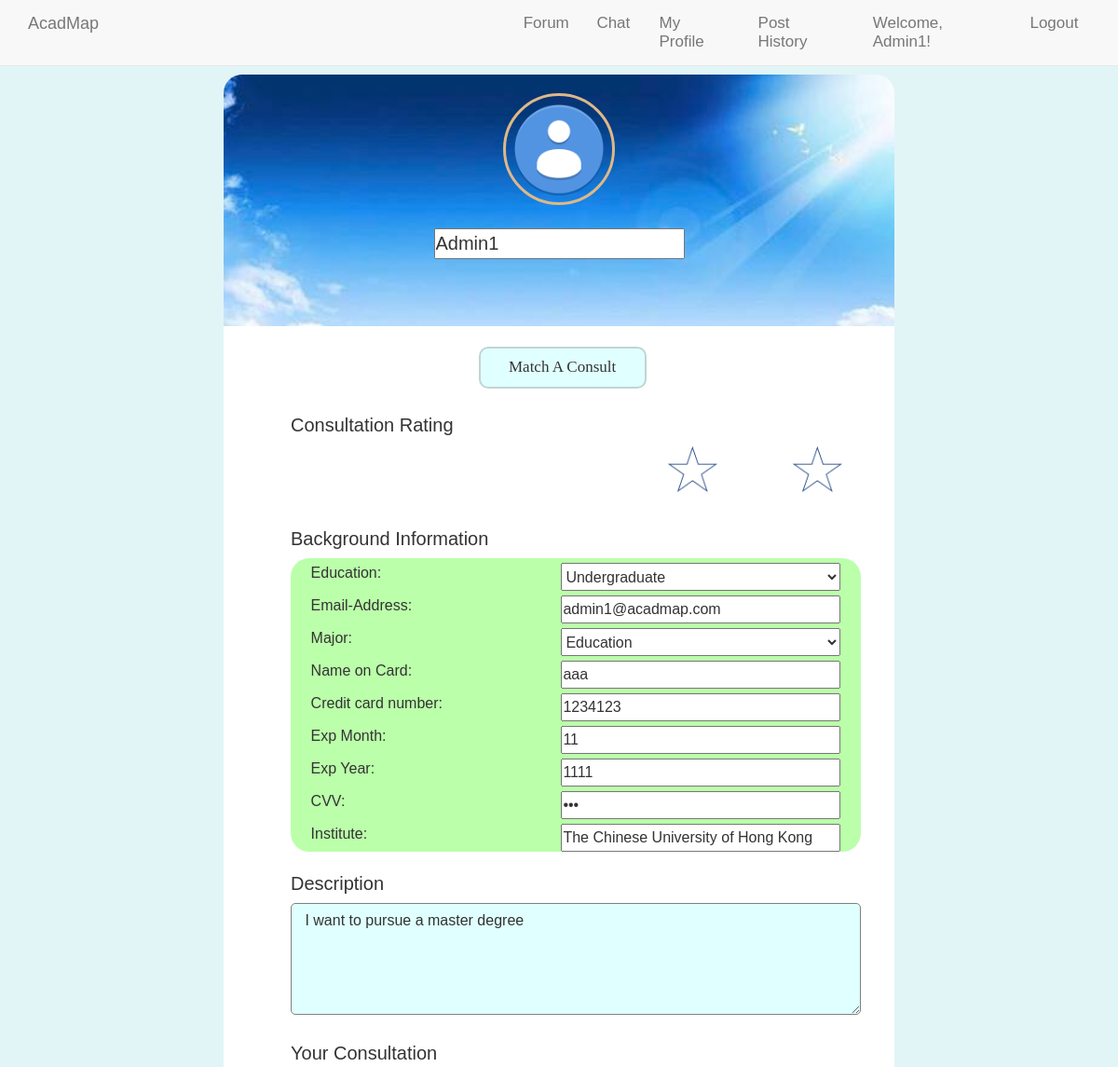
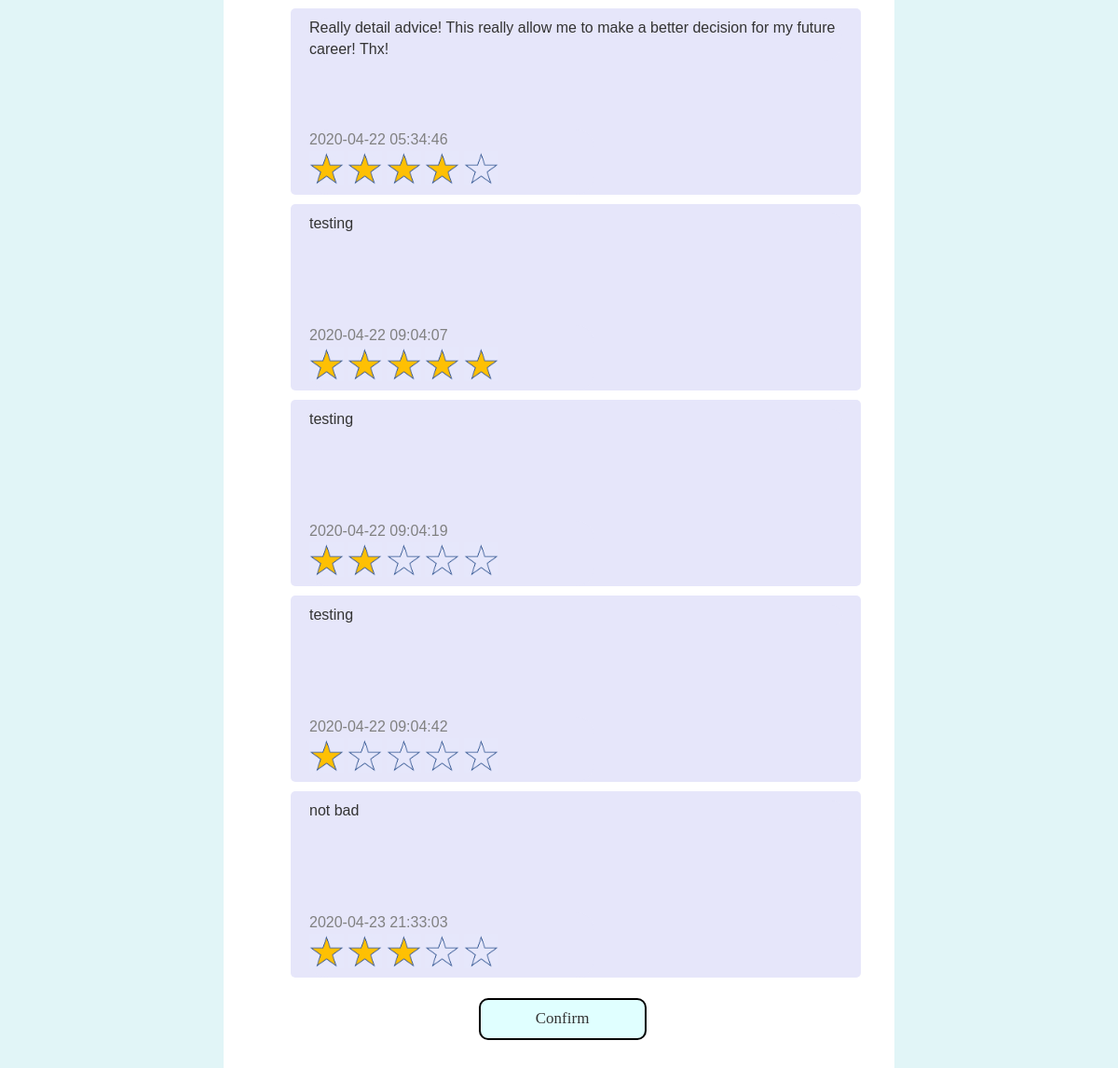
The app's page /forum_related/editprofile.php (signed in) with its own data (2 pictures, top to bottom).
### tables this page shows
CREATE TABLE `user_profile` (
  `user_id` int(8) UNSIGNED NOT NULL,
  `username` varchar(16) NOT NULL,
  `personal_picture` varchar(200) DEFAULT NULL,
  `education_level` varchar(64) NOT NULL,
  `personal_description` text NOT NULL,
  `major` varchar(120) NOT NULL,
  `user_level` varchar(15) NOT NULL DEFAULT 'member',
  `institute` varchar(40) DEFAULT NULL,
  `consult_rating` int(1) NOT NULL DEFAULT 0,
  `cvv` int(3) DEFAULT NULL,
  `expire_yr` int(4) DEFAULT NULL,
  `expire_mth` int(2) DEFAULT NULL,
  `cardnumber` int(16) DEFAULT NULL,
  `cardname` varchar(20) DEFAULT NULL
);

CREATE TABLE `user` (
  `user_id` int(8) UNSIGNED NOT NULL,
  `username` varchar(16) NOT NULL,
  `password` varchar(16) NOT NULL,
  `email_address` varchar(320) NOT NULL
);

CREATE TABLE `consultation_comment` (
  `user_id` int(8) NOT NULL,
  `author_id` int(8) NOT NULL,
  `score` int(1) NOT NULL,
  `comments` text NOT NULL,
  `comment_date` timestamp NOT NULL DEFAULT current_timestamp()
);

### forum_related/editprofile.php (the view, shortened to what this page needs)
<!DOCTYPE html>
<html>
<head>
  	<link rel="stylesheet" href="../css/bootstrap.min.css">
  	<link rel="stylesheet" href="../css/main.css">
    <link rel="stylesheet" href="../css/post.css">
 	<link rel="stylesheet" href="../css/profile.css">
	</head>
	<body>
	<form action="storeprofile.php">
		<div style="background-color: #e1f5f7">
		<div class="space1"></div>
		<?php
			include("../navbar.php");
			$uid = $_SESSION['user_id'];
			$servername = "localhost";
			$username = "root";
			$password = "";
			$conn = new mysqli($servername, $username, $password, 'AcadMap');
			$commentsql = "SELECT * FROM user_profile WHERE user_id=$uid";
			$commentResult = mysqli_query($conn,$commentsql);
			$Commentinfo = mysqli_fetch_array($commentResult);
			$usersql = "SELECT * FROM user WHERE user_id=$uid";
			$userResult = mysqli_query($conn,$usersql);
			$userinfo = mysqli_fetch_array($userResult);
			$name = $Commentinfo['username'];
			$edu_lv = $Commentinfo['education_level'];
			$email = $userinfo['email_address'];
			$inst = $Commentinfo['institute'];
			$major = $Commentinfo['major'];
			$prof = $Commentinfo['personal_description'];
			$cardname = $Commentinfo['cardname'];
			$cardnumber = $Commentinfo['cardnumber'];
			$exmth = $Commentinfo['expire_mth'];
			$exyr = $Commentinfo['expire_yr'];
			$cvv = $Commentinfo['cvv'];
			echo "<div class='top1'><div class='circle1'></div>
				<div class='username1'><input type='text' name='uname' id='name' value='$name' placeholder='username'></div>
				</div>";
		?>
		<div class="content1">
			<button class="consult1" type="button" onclick="" disabled>Match A Consult</button>
			<div class="rank1">
				Consultation Rating
			</div>
			<?php
				$conn = new mysqli($servername, $username, $password, 'AcadMap');
				$starsql = "SELECT AVG(score) AS maxs FROM consultation_comment WHERE user_id=$uid";
				$starResult = mysqli_query($conn,$starsql);
				$starinfo = mysqli_fetch_array($starResult);
				if($starinfo['maxs']>4){
					echo '<div class="ratings11"></div>
					<div class="ratings11 ratings2"></div>
					<div class="ratings11 ratings3"></div>
					<div class="ratings11 ratings4"></div>
					<div class="ratings11 ratings5"></div>';
				}
				else if($starinfo['maxs']>3){
					echo '<div class="ratings11"></div>
					<div class="ratings11 ratings2"></div>
					<div class="ratings11 ratings3"></div>
					<div class="ratings11 ratings4"></div>
					<div class="rating11 rating5"></div>';
				}
				else if($starinfo['maxs']>2){
					echo '<div class="ratings11"></div>
					<div class="ratings11 ratings2"></div>
					<div class="ratings11 ratings3"></div>
					<div class="rating11 rating4"></div>
					<div class="rating11 rating5"></div>';
				}
			?>
		<div class="bac-info1">Background Information</div>
			<div class="status1" >Education:<div class="education1">
				<select name = "edu_lv" class='inputbox'>
				<option value ="Undergraduate" <?php if($edu_lv == 'Undergraduate'){echo("selected");}?>>Undergraduate</option>
			</select>
			</div></div>
			<div class="email2" >Email-Address: <div class="email1">
				<?php echo "<input type=\"text\" value='$email' placeholder=\"Your email\" name='email' class=\"inputbox\">";?>
			</div></div>
			<div class="major2" >Major:<div class="major1">
				<select name = "major" class='inputbox'>
				<option value ="Education" <?php if($major == 'Education'){echo("selected");}?>>Education</option>
				</select>
			</div></div>
			<div class="major2" >Name on Card:<div class="major1">
				<?php echo "<input type=\"text\" class=\"inputbox\" name=\"cardname\" value='$cardname' placeholder=\"Name\">";?>
			</div></div>
			<div class="major2" >Credit card number:<div class="major1">
				<?php echo "<input type=\"text\" class=\"inputbox\" name=\"cardnumber\" value='$cardnumber' placeholder=\"XXXXXXXXXXXXXXXX\">";?>
			</div></div>
			<div class="major2" >Exp Month:<div class="major1">
				<?php echo "<input type=\"text\" class=\"inputbox\" name=\"exmth\" value='$exmth' placeholder=\"MM\">";?>
			</div></div>
			<div class="major2" >Exp Year:<div class="major1">
				<?php echo "<input type=\"text\" class=\"inputbox\" name=\"exyr\" value='$exyr' placeholder=\"YYYY\">";?>
			</div></div>
			<div class="major2" >CVV:<div class="major1">
			<?php echo "<input type=\"password\" class=\"inputbox\" name=\"cvv\" value='$cvv' placeholder=\"000\">";?>
			</div></div>
			<div class="user_status1" >Institute:<div class="user_status2">
				<?php echo "<input type=\"text\" name=\"inst\" value='$inst' placeholder=\"Your education institute\" id='inst' class=\"inputbox\">";?>
			</div></div>
			<div class="des1">Description</div>
			<?php echo "<textarea rows=\"3\" cols=\"10\" name=\"prof\" placeholder=\"Type your description, e.g. majors, habits...\" class=\"description1\" id='prof'>".$prof."</textarea>";?>
			<div class="con1">
				Your Consultation
			</div>
			<?php
				$sql = "SELECT * FROM consultation_comment WHERE user_id=$uid";
				$Result = mysqli_query($conn,$sql);
				$col = mysqli_num_rows($Result);
				for ($x = 0; $x < $col; $x++) {
					$info = mysqli_fetch_array($Result);
					if($info['score']==0){
						echo '<div class="consultation_content1">
						<div style="margin:10px"><div style="padding:10px">
							<div class="text1">'.$info['comments'].'</div>
							<div class="day1">'.$info['comment_date'].'<br>
								<div class="star1"></div>
								<div class="star1"></div>
								<div class="star1"></div>
								<div class="star1"></div>
								<div class="star1"></div>
							</div></div>
						</div>
					  </div>';
					}
					else if($info['score']==1){
						echo '<div class="consultation_content1">
						<div style="margin:10px"><div style="padding:10px">
							<div class="text1">'.$info['comments'].'</div>
							<div class="day1">'.$info['comment_date'].'<br>
								<div class="star_s"></div>
								<div class="star1"></div>
								<div class="star1"></div>
								<div class="star1"></div>
								<div class="star1"></div>
							</div></div>
						</div>
					  </div>';
					}
					else if($info['score']==2){
						echo '<div class="consultation_content1">
						<div style="margin:10px"><div style="padding:10px">
							<div class="text1">'.$info['comments'].'</div>
							<div class="day1">'.$info['comment_date'].'<br>
								<div class="star_s"></div>
								<div class="star_s"></div>
								<div class="star1"></div>
								<div class="star1"></div>
								<div class="star1"></div>
							</div></div>
						</div>
					  </div>';
					}
					else if($info['score']==3){
						echo '<div class="consultation_content1">
						<div style="margin:10px"><div style="padding:10px">
							<div class="text1">'.$info['comments'].'</div>
							<div class="day1">'.$info['comment_date'].'<br>
								<div class="star_s"></div>
								<div class="star_s"></div>
								<div class="star_s"></div>
								<div class="star1"></div>
								<div class="star1"></div>
							</div></div>
						</div>
					  </div>';
					}
					else if($info['score']==4){
						echo '<div class="consultation_content1">
						<div style="margin:10px"><div style="padding:10px">
							<div class="text1">'.$info['comments'].'</div>
							<div class="day1">'.$info['comment_date'].'<br>
								<div class="star_s"></div>
								<div class="star_s"></div>
								<div class="star_s"></div>
								<div class="star_s"></div>
								<div class="star1"></div>
							</div></div>
						</div>
					  </div>';
					}
					else{
						echo '<div class="consultation_content1">
						<div style="margin:10px"><div style="padding:10px">
							<div class="text1">'.$info['comments'].'</div>
							<div class="day1">'.$info['comment_date'].'<br>
								<div class="star_s"></div>
								<div class="star_s"></div>
								<div class="star_s"></div>
								<div class="star_s"></div>
								<div class="star_s"></div>
							</div></div>
						</div>
					  </div>';
					}
				}
			?>
				<input class="consult1" type="submit" value="Confirm">
			<div class="space1"></div>
		</div>
		</form>
	</body>
</html>

### css/main.css (style rules this page uses)
body { padding-top: 50px; }

### css/post.css (style rules this page uses)
body { margin: 0; font-size: 17px; font-family: Arial, Helvetica, sans-serif; }
.content1 { padding: 0; margin: 2px auto 2px auto; width: 90%; }

### css/profile.css (style rules this page uses)
* { margin:0; padding:0; }
html { background-color: #98f5ff; }
.top1 { width:60%; height:270px; margin:0 auto; padding:20px 0; border-top-left-radius: 20px; border-top-right-radius: 20px; background-image: url(../assets/profile_bac.jpg); background-size: cover; }
.circle1 { width:120px; height:120px; border-radius: 60px; border-style: solid; border-color: burlywood; margin:0 auto; background-image: url(../assets/avatar.png); background-size: cover; }
.username1 { height:50px; margin:25px auto 10px; text-align: center; font-size: 20px; }
.content1 { width: 60%; margin:0 auto; background-color: white; }
.consult1 { display:inline-block; width: 25%; height:45px; margin-left:38%; margin-top:3%; font-size:17px; border-radius: 10px; border-style: solid; background-color: #e0ffff; font-family:Cooper Black; }
.rank1 { margin-left:10%; margin-top:25px; font-size: 20px; }
.rating11 { display:inline-block; margin-top:7px; margin-left:10%; width:57px; height:55px; background-size: cover; background-image: url(../assets/blank-star.png); }
.ratings11 { display:inline-block; margin-top:7px; margin-left:10%; width:57px; height:55px; background-size: cover; background-image: url(../assets/yellow-star.png); }
.bac-info1 { margin-left:10%; margin-top:25px; font-size: 20px; margin-bottom: 6px; }
.status1,.email2,.major2,.user_status1 { display: inline-block; margin-left:10%; background-color: #bfa; width:85%; height: 35px; border-style: none; border-width: 0.5px; border-color: #0bf; font-size:16px; padding:0 3%; padding-top: 5px; vertical-align: center; }
.education1,.email1,.major1,.user_status2 { float:right; }
.status1 { border-top-left-radius: 20px; border-top-right-radius: 20px; }
.user_status1 { border-bottom-left-radius: 20px; border-bottom-right-radius: 20px; }
.des1 { margin-left:10%; font-size: 20px; margin-top:20px; }
.description1 { width:85%; height:120px; margin-left:10%; margin-top:6px; font-size: 16px; border-color: gray; padding:1% 2%; border-radius: 5px; background-color: #e0ffff; }
.con1 { margin-left:10%; font-size: 20px; margin-top:20px; }
.consultation_content1 { margin-left:10%; margin-top:6px; width:85%; position: relative; height:200px; border-radius: 5px; background-color: #e6e6fa; }
.text1 { width:100%; height:50%; background-color: #e6e6fa; font-size: 16px; border-style: none; border-radius: 20px; }
.day1 { display:inline-block; width:50%; height:35%; color: grey;; position: absolute; bottom: 0px; background-color: #e6e6fa; font-size: 16px; border-radius: 20px; }
.star1 { display:inline-block; background-size: cover; background-image: url(../assets/blank-star1.png); width:37px; height:37px; }
.star_s { display:inline-block; background-size: cover; background-image: url(../assets/yellow-star1.png); width:37px; height:37px; }
.space1 { height:30px; }
.inputbox { width:300px; height:30px; float:right; font-size: 16px; outline: none; }

### records on screen
user_profile: uname "Admin1", edu_lv "Undergraduate", major "Education", cardname "aaa", cardnumber "1234123", exmth "11", exyr "1111", inst "The Chinese University of Hong Kong", prof "I want to pursue a master degree"
user: email "admin1@acadmap.com"
consultation_comment: comments "Really detail advice! This really allow me to make a better decision for my future career! Thx!", comment_date "2020-04-22 05:34:46", score 4 (drawn)
consultation_comment: comments "testing", comment_date "2020-04-22 09:04:07"
consultation_comment: comments "testing", comment_date "2020-04-22 09:04:19", score 2 (drawn)
consultation_comment: comments "testing", comment_date "2020-04-22 09:04:42", score 1 (drawn)
consultation_comment: comments "not bad", comment_date "2020-04-23 21:33:03", score 3 (drawn)

### other values on screen
$_SESSION['username'] "Admin1"
